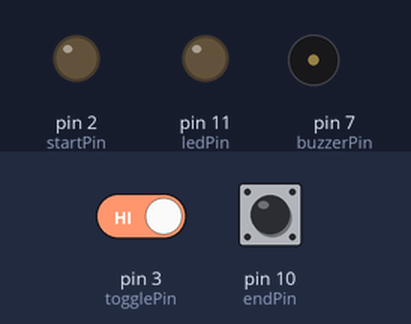
Bench run of a sketch on a simulated Arduino Uno, built with avr-gcc and run on an emulated ATmega328P. Shown: output pins drawn as LEDs (lit = HIGH), buzzer (waves = sounding). Inputs (shaded band) come from the test bench; at power-on: pin 3 (togglePin) HIGH, pin 10 (endPin) HIGH.

Above: at 1.2 s.
1.3 s: pin 3 (togglePin) driven LOW
At 1.7 s:
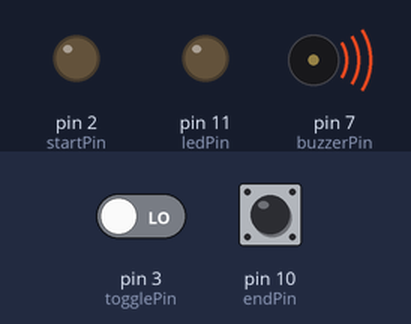
Timing chart, 0 to 10.3 s (numbered marks = the images above; inputs shaded):
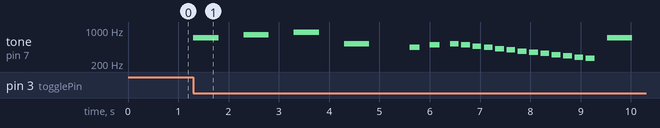

Measured:
- after the input at 1.3 s, tone on pin 7 (buzzerPin): plays 700 Hz for 0.50 s, 800 Hz for 0.50 s, 900 Hz for 0.50 s, 523 Hz for 0.50 s, 440 Hz for 0.20 s, 494 Hz for 0.20 s … (20 notes in this stretch), starting at once

The sketch:

code.ino
```cpp
int buzzerPin = 7;      // Define the buzzer pin
int startPin = 2;       // Define the start of the wire pin
int endPin = 10;        // Define the end of the wire pin
int togglePin = 3;      // Define the toggle button pin
int ledPin = 11;        // Define the LED pin

int buzzerMelody[] = {
  261, 277, 294, 311, 330, 349, 370, 392, 415, 440, 466, 494, 523
};

int noteDurations[] = {
  4, 4, 4, 4, 4, 4, 4, 4, 4, 4, 4, 4, 4
};

int touchCounter = 0;
bool gameStarted = false;

void setup() {
  pinMode(buzzerPin, OUTPUT);         // Set the buzzer pin as an output
  pinMode(startPin, OUTPUT);    // Set the start of the wire pin as an input with internal pull-up resistor
  pinMode(endPin, INPUT_PULLUP);      // Set the end of the wire pin as an input with internal pull-up resistor
  pinMode(togglePin, INPUT_PULLUP);   // Set the toggle button pin as an input with internal pull-up resistor
  pinMode(ledPin, OUTPUT);            // Set the LED pin as an output
}

void loop() {
  if (digitalRead(endPin) == HIGH) {
    // End of the wire is touched
    touchCounter++;                   // Increment touch counter

    if (touchCounter >= 3 && gameStarted) {
      // Game over, reset the game
      touchCounter = 0;
      gameStarted = false;
      playGameOverMelody();            // Play the game over melody
      digitalWrite(ledPin, LOW);       // Turn off the LED
      delay(200);                      // Debounce delay
    } else if (touchCounter == 1 && gameStarted) {
      playFirstTouchMelody();          // Play the melody for the first touch
      delay(200);                      // Delay for 0.2 seconds before the second touch can be registered
    } else if (touchCounter == 2 && gameStarted) {
      playSecondTouchMelody();         // Play the melody for the second touch
      delay(200);
    }
  }

  if (digitalRead(togglePin) == LOW && !gameStarted) {
    // Toggle button is pressed and the game hasn't started yet
    gameStarted = true;
    countdown();                       // Start the countdown sequence
  }
}

void countdown() {
  playCountdownMelody(3);              // Play the melody for "3"
  delay(500);
  playCountdownMelody(2);              // Play the melody for "2"
  delay(500);
  playCountdownMelody(1);              // Play the melody for "1"
  delay(500);
  playCountdownMelody(0);              // Play the melody for "GO"
  delay(500);
}

void playGameOverMelody() {
  for (int i = sizeof(buzzerMelody) / sizeof(buzzerMelody[0]) - 1; i >= 0; i--) {
    int noteDuration = 1000 / noteDurations[i];
    tone(buzzerPin, buzzerMelody[i], noteDuration);
    delay(noteDuration * 0.7);
    noTone(buzzerPin);
    delay(50);
  }
}

void playFirstTouchMelody() {
  tone(buzzerPin, 440, 200);
  delay(200);
  noTone(buzzerPin);
}

void playSecondTouchMelody() {
  tone(buzzerPin, 494, 200);
  delay(200);
  noTone(buzzerPin);
}

void playCountdownMelody(int number) {
  if (number > 0) {
    tone(buzzerPin, 1000 - (number * 100), 500);
  } else {
    tone(buzzerPin, 523, 500);
  }
  delay(500);
  noTone(buzzerPin);
}
```
